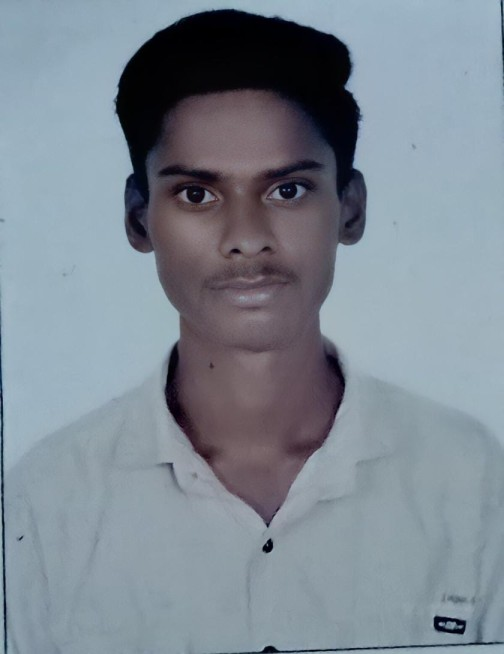
#> input picture Image Processing Basic/photo2.jpg, 504 x 654 px
$ python 02_convert_image.py
#> lines starting #> are read from the running program, lines starting #| are printed output that depends on the picture; after the words box and inside, x2 and y2 are one past the last pixel; in counts of white or black regions, pixels touching at a corner belong together
import cv2

#read image
image = cv2.imread('photo2.jpg')
#> image is the input picture: shape (654, 504, 3); mean B, G, R 146.7, 136.3, 125.7

#Convert the image to grayscale
gray_image = cv2.cvtColor(image, cv2.COLOR_BGR2GRAY)
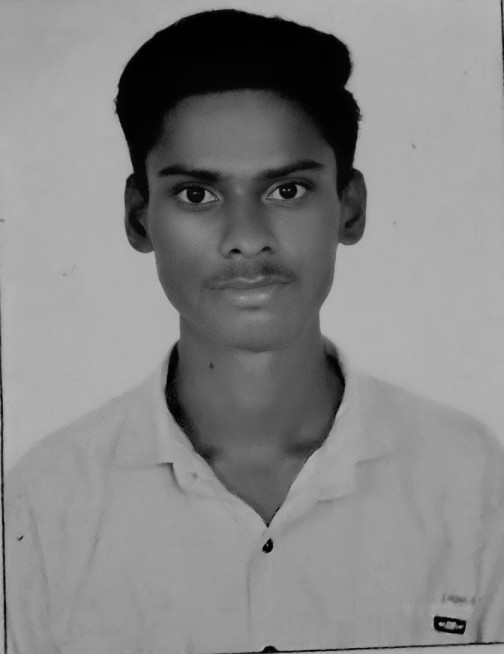
#> gray_image: shape (654, 504); min 0, max 182, mean 134.3

#Apply GaussianBlur
blurred_image = cv2.GaussianBlur(gray_image, (7,5), 0)

#Apply Canny Edge Detection
canny_image = cv2.Canny(blurred_image, 10, 30)
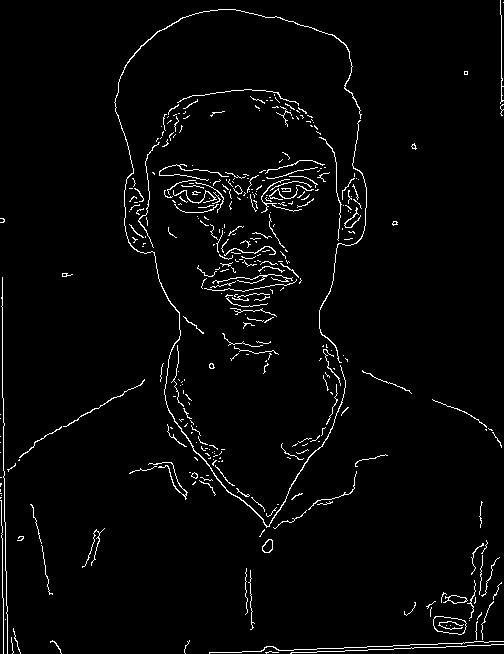
#> canny_image: shape (654, 504); 2.8% white in thin lines or dots

#Apply Threshold
ret, threshold_image = cv2.threshold(gray_image, 127, 255, cv2.THRESH_BINARY)
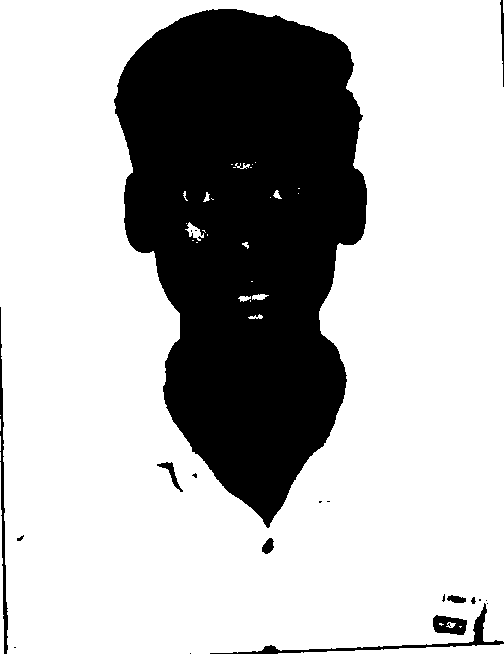
#> threshold_image: shape (654, 504); 71.8% white; 21 black regions (11 under 20 px), largest, box (x1, y1, x2, y2) and area: (114, 9, 367, 528) 89577, (210, 603, 504, 654) 1152, (0, 307, 8, 654) 920

#Apply Adaptive Threshold
threshold_image = cv2.adaptiveThreshold(gray_image, 255, cv2.ADAPTIVE_THRESH_MEAN_C, cv2.THRESH_BINARY, 11, 2)
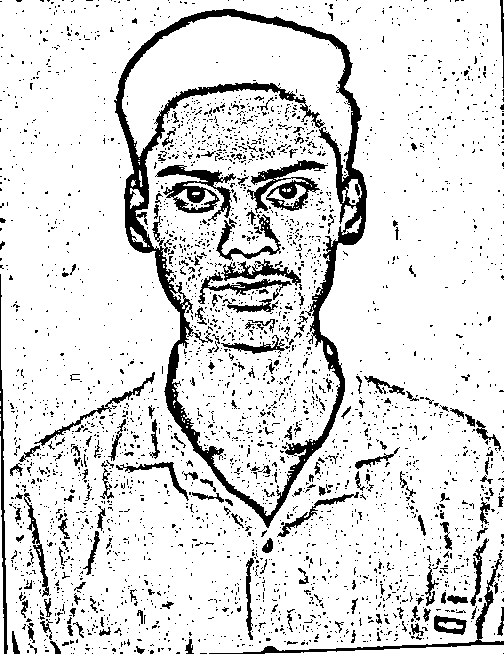
#> threshold_image: shape (654, 504); 86.9% white; 3195 black regions (2992 under 20 px), largest, box (x1, y1, x2, y2) and area: (114, 9, 367, 528) 13483, (155, 165, 236, 221) 1692, (247, 160, 328, 213) 1589


# Display the images
cv2.imshow('Grayscale Image', gray_image)
cv2.imshow('Blurred Image', blurred_image)
cv2.imshow('Canny Image', canny_image)
cv2.imshow('Threshold image', threshold_image)
cv2.imshow('Adaptive Threshold image', threshold_image)
cv2.waitKey(0)
cv2.destroyAllWindows()
